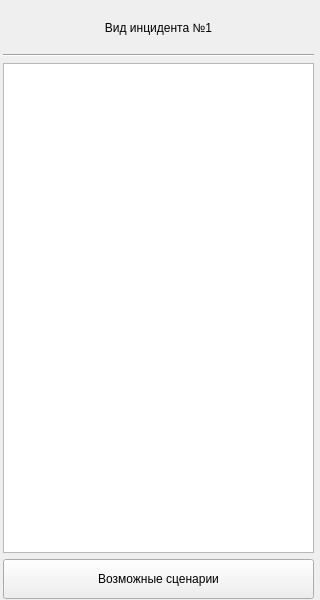
<?xml version="1.0" encoding="UTF-8"?>
<ui version="4.0">
 <class>Incident</class>
 <widget class="QWidget" name="Incident">
  <property name="geometry">
   <rect>
    <x>0</x>
    <y>0</y>
    <width>320</width>
    <height>600</height>
   </rect>
  </property>
  <property name="windowTitle">
   <string>Form</string>
  </property>
  <widget class="QWidget" name="">
   <property name="geometry">
    <rect>
     <x>3</x>
     <y>8</y>
     <width>311</width>
     <height>591</height>
    </rect>
   </property>
   <layout class="QVBoxLayout" name="verticalLayout">
    <item>
     <widget class="QLabel" name="label_incident_title">
      <property name="minimumSize">
       <size>
        <width>0</width>
        <height>40</height>
       </size>
      </property>
      <property name="text">
       <string>Вид инцидента №1</string>
      </property>
      <property name="alignment">
       <set>Qt::AlignCenter</set>
      </property>
     </widget>
    </item>
    <item>
     <widget class="Line" name="split_line">
      <property name="orientation">
       <enum>Qt::Horizontal</enum>
      </property>
     </widget>
    </item>
    <item>
     <widget class="QTextEdit" name="textEdit_incident_description"/>
    </item>
    <item>
     <widget class="QPushButton" name="pushButton_openScenario">
      <property name="minimumSize">
       <size>
        <width>0</width>
        <height>40</height>
       </size>
      </property>
      <property name="text">
       <string>Возможные сценарии</string>
      </property>
     </widget>
    </item>
   </layout>
  </widget>
 </widget>
 <resources/>
 <connections/>
</ui>
